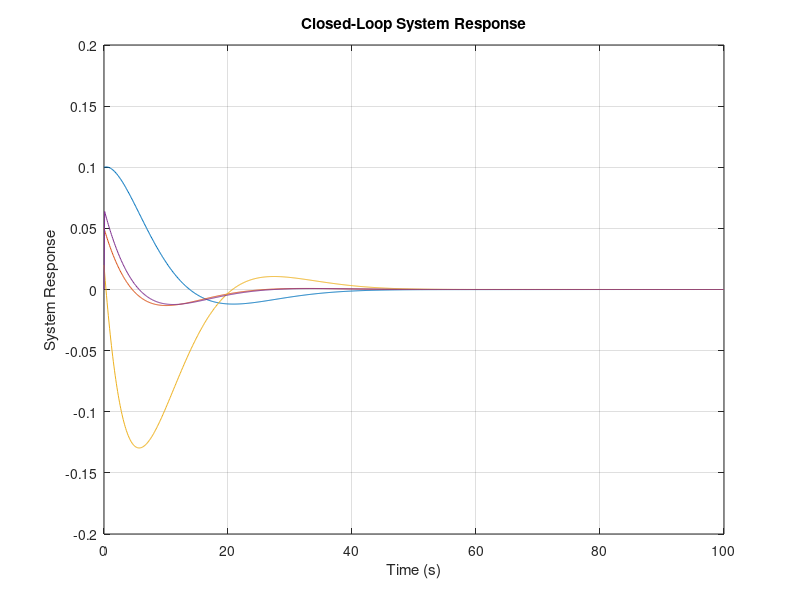

MATLAB code for this plot:
% Define matrices A, B, C, D
 
A = [8.56146015e-03, -2.10399095e-02,  8.42803062e-02, 0;
     1.61337624e-02,  9.36061499e-01,  0, -1.45380375e+01;
     0, 0, 0, -1.45380375e+01;
    -5.94627222e-04,  5.77467784e+01,  0, -7.83447148e+02];

B = [2.25872674e-04;
     1.39230795e-04;
     0;
     7.53349544e-01];

C = [1, 0, 0, 0;
     0, 1, 0, 0;
     0, 0, 1, 0;
     0, 0, 0, 14.5380375];

D = [0;
     0;
     0;
     0];

% Define Q and R matrices
Q = eye(4) * 10; 
R = 1; 

% Compute LQR controller
[K, S, P] = lqr(A, B, Q, R);

disp('get those gainz:')
disp(K);
% Compute the state-space representation
sys = ss(A, B, C, D);
sys_cl = feedback(sys,K);

x0 = [0.1,0.05,0.02,0];
%sys_cl = ss(A-K*B,B,C,D);

t = 0:0.1:100;
[y,tOut,x0] = initial(sys_cl,x0,t);
% Plot the response of the closed-loop system
figure;
plot(tOut, y);
xlabel('Time (s)');
ylabel('System Response');
title('Closed-Loop System Response');
grid on;

%initial states: Cruise speed, cruise AOA, cruise pitch angle, cruise pitch
%rate

%{
x0 = [116.4, 0.06, 0.05, 0.01];
xref = [116.5, 0.05, 0.04, 0];

% Simulation parameters
t = 0:0.01:100; % Time vector
num_steps = length(t);
x = zeros(num_steps, length(x0)); % Preallocate state trajectory
x(1, :) = x0'; % Set initial state

% Simulation loop
for i = 2:num_steps
    % Compute control input
    u = -K * (x(i-1, :)' - xref); % Control law
    % Update state using the continuous-time state-space model
    x(i, :) = (A * x(i-1, :)' + B * u) * 0.01 + x(i-1, :)'; % Euler integration
end

% Plot the results
figure;
plot(t, x(:, 1), 'b-', 'DisplayName', 'State 1 (Position)');
hold on;
plot(t, xref(1) * ones(num_steps, 1), 'r--', 'DisplayName', 'Reference State 1');
xlabel('Time (s)');
ylabel('State Value');
legend;
title('LQR Controller Tracking Reference State');
grid on;
%}







%{
poles = pole(sys_cl);
disp('Poles of the closed-loop system:');
disp(poles);
step(sys_cl);
%}


